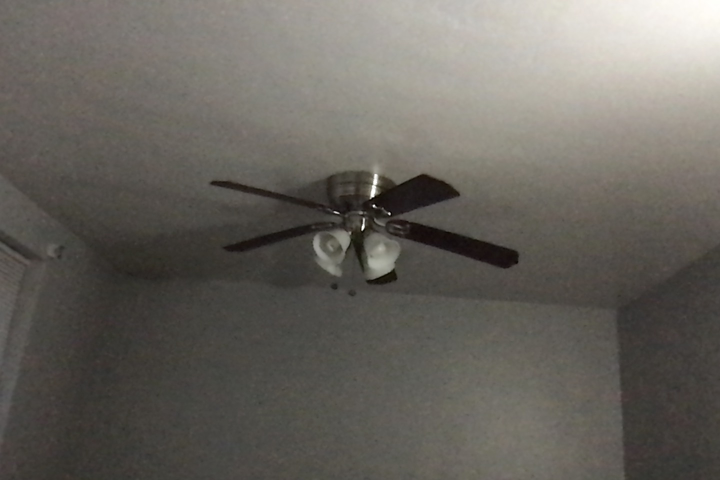
#> input picture server/db/fan.jpeg, 1440 x 960 px (shown at 1/2 size)
$ python -i zhuocv.py   (imports and definitions only)   (older library calls are emulated)
#> lines starting #> are read from the running program, lines starting #| are printed output that depends on the picture
#> further down, picture is the input picture: shape (960, 1440, 3); mean B, G, R 94.3, 100.6, 104.1
#!/usr/bin/env python
#
# Cloudlet Infrastructure for Mobile Computing
#   - Task Assistance
#
#   Author: Zhuo Chen <zhuoc@cs.cmu.edu>
#
#   Copyright (C) 2011-2013 Carnegie Mellon University
#   Licensed under the Apache License, Version 2.0 (the "License");
#   you may not use this file except in compliance with the License.
#   You may obtain a copy of the License at
#
#       http://www.apache.org/licenses/LICENSE-2.0
#
#   Unless required by applicable law or agreed to in writing, software
#   distributed under the License is distributed on an "AS IS" BASIS,
#   WITHOUT WARRANTIES OR CONDITIONS OF ANY KIND, either express or implied.
#   See the License for the specific language governing permissions and
#   limitations under the License.
#

'''
This is a simple library file for common CV tasks
'''

import cv2
import math
import numpy as np
import os
import sys
import time

current_milli_time = lambda: int(round(time.time() * 1000))

################################ BASICS ########################################
# [63 lines left out: functions ind2sub, euc_dist, color_dist, angle_dist, line_angle, super_bitwise_or and 2 more, not called in this run]

def expand(img, size, method = 'square', iterations = 1):
    kernel = generate_kernel(size, method = method)
    return cv2.dilate(img, kernel, iterations = iterations)

def shrink(img, size, method = 'square', iterations = 1):
    kernel = generate_kernel(size, method = method)
    return cv2.erode(img, kernel, iterations = iterations)

# [122 lines left out: functions raw2cv_image, cv_image2raw, mask2bool, get_mask, get_edge_point, get_DoB and 2 more, not called in this run]

def mask2cnt(mask):
    contours, hierarchy = cv2.findContours(mask, mode = cv2.RETR_CCOMP, method = cv2.CHAIN_APPROX_NONE )
    return contours[0]

# [67 lines left out: functions find_largest_CC, get_closest_contour, get_closest_blob, not called in this run]

def get_contour_center(cnt):
    p_center = cnt.mean(axis = 0)[0].astype(np.float32)
    return p_center

# [123 lines left out: functions get_small_blobs, get_big_blobs, get_square_blobs, expand_with_bound, calc_cumsum, skeletonize and 1 more, not called in this run]

def check_and_display(display_name, img, display_list, wait_time = -1, is_resize = True, resize_method = "max", resize_max = -1, resize_scale = 1, save_image = False):
    if display_name in display_list:
        display_image(display_name, img, wait_time, is_resize, resize_method, resize_max, resize_scale, save_image)

# [4 lines left out: function display_mask, not called in this run]

def check_and_display_mask(display_name, img, mask, display_list, color = (0, 255, 255), wait_time = -1, is_resize = True, resize_method = "max", resize_max = -1, resize_scale = 1, save_image = False):
    if display_name in display_list:
        display_mask(display_name, img, mask, color, wait_time, is_resize, resize_method, resize_max, resize_scale, save_image)

# [205 lines left out: functions plot_bar, vis_detections, get_border, is_roughly_square, is_roughly_convex, is_line_seg_close and 4 more, not called in this run]

def calc_triangle_area(p1, p2, p3):
    return abs((p1[0] * (p2[1] - p3[1]) + p2[0] * (p3[1] - p1[1]) + p3[0] * (p1[1] - p2[1])) / 2.0)

# [165 lines left out: functions get_rotation_degree, rotate, crop, normalize_brightness, not called in this run]

def normalize_color(img, mask_info = None, mask_apply = None, method = 'hist', max_percentile = 100, min_percentile = 0):
#> called with method = 'hist', max_percentile = 100, min_percentile = 0
    shape = img.shape
#> shape = (960, 1440, 3)
    if mask_info is None:
        mask_info = np.ones((shape[0], shape[1]), dtype=bool)
    if mask_info.dtype != np.bool:
        mask_info = mask_info.astype(bool)
    if mask_apply is None:
        mask_apply = mask_info
    if mask_apply.dtype != np.bool:
        mask_apply = mask_apply.astype(bool)
    img_ret = img.copy()
    if method == 'hist': # doesn't work well for over-exposed images
        for i in xrange(3):
            v = img[:,:,i]
            hist,bins = np.histogram(v[mask_info].flatten(),256,[0,256])
            cdf = hist.cumsum()
            cdf_m = np.ma.masked_equal(cdf,0)
            cdf_m = (cdf_m - cdf_m.min())*255/(cdf_m.max()-cdf_m.min())
            cdf = np.ma.filled(cdf_m,0).astype('uint8')
            v[mask_apply] = cdf[v[mask_apply]]
            img_ret[:,:,i] = v
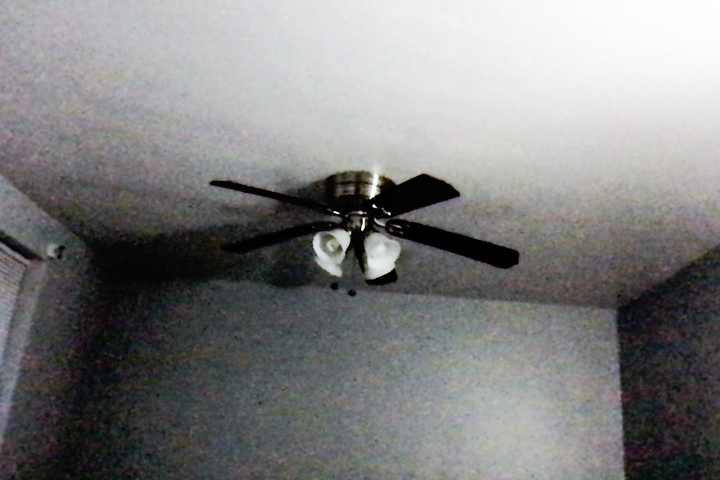
#> img_ret: shape (960, 1440, 3) (shown at 1/2 size); mean B, G, R 128.2, 128.1, 128

    elif method == 'grey':
        img = img.astype(float)
        max_rgb = 0
        for i in xrange(3):
            v = img[:,:,i]
            #print v[mask_info].mean()
            v[mask_apply] = v[mask_apply] / v[mask_info].mean()
            img[:,:,i] = v
            if v[mask_apply].max() > max_rgb:
                max_rgb = v[mask_apply].max()

        img[mask_apply, :] = img[mask_apply, :] * 255 / max_rgb
        img = img.astype(np.uint8)
        img_ret = img

    elif method == 'select_grey':
        img = img.astype(np.int64)
        mask_blue_over_exposed = (img[:,:,0] >= 250)
        mask_green_over_exposed = (img[:,:,1] >= 250)
        mask_red_over_exposed = (img[:,:,2] >= 250)
        #print("Blue over exposure: %d" % mask_blue_over_exposed.sum())
        mask_over_bright = ((img[:,:,0] + img[:,:,1] + img[:,:,2]) >= 666)
        mask_over_exposed = np.bitwise_and(super_bitwise_or((mask_blue_over_exposed, mask_green_over_exposed, mask_red_over_exposed)), mask_over_bright)
        #print("Over exposure: %d" % mask_over_bright.sum())
        mask_info = np.bitwise_and(mask_info, np.invert(mask_over_exposed))

        img = img.astype(float)
        max_rgb = 0
        for i in xrange(3):
            v = img[:,:,i]
            v[mask_apply] = v[mask_apply] / v[mask_info].mean()
            img[:,:,i] = v
            if v[mask_apply].max() > max_rgb:
                max_rgb = v[mask_apply].max()

        img[mask_apply, :] = img[mask_apply, :] * 255 / max_rgb
        img = img.astype(np.uint8)
        img = normalize_brightness(img, mask = mask_apply, max_percentile = 90, method = 'max')
        img[mask_over_exposed, 0] = 255
        img[mask_over_exposed, 1] = 255
        img[mask_over_exposed, 2] = 255
        img_ret = img

    elif method == 'max':
        #b, g, r = cv2.split(img)
        #img = cv2.merge((b, g, r))
        for i in xrange(3):
            v = img[:,:,i]
            max_v = np.percentile(v[mask], max_percentile)
            min_v = np.percentile(v[mask], min_percentile)
            v[v < min_v] = min_v
            v_ret = cv2.convertScaleAbs(v, alpha = 220.0 / (max_v - min_v), beta = -(min_v * 220.0 / (max_v - min_v) - 35))
            v_ret = v_ret[:,:,0]
            v[mask] = v_ret[mask]
            img_ret[:,:,i] = v

    return img_ret

# [224 lines left out: functions color_inrange, color_dist, detect_color, detect_colors, detect_colorful, checkBlurByGradient and 1 more, not called in this run]

def cv_img2sk_img(cv_img):
    sk_img = cv2.cvtColor(cv_img, cv2.COLOR_BGR2RGB)
    return sk_img

# [98 lines left out: functions object_detection, object_recognition, detect_face, get_face_feature, not called in this run]

>>> import cv2
>>> picture = cv2.imread('db/fan.jpeg')
>>> result = normalize_color(picture)

$ run again, on server/db/indexcard.jpeg
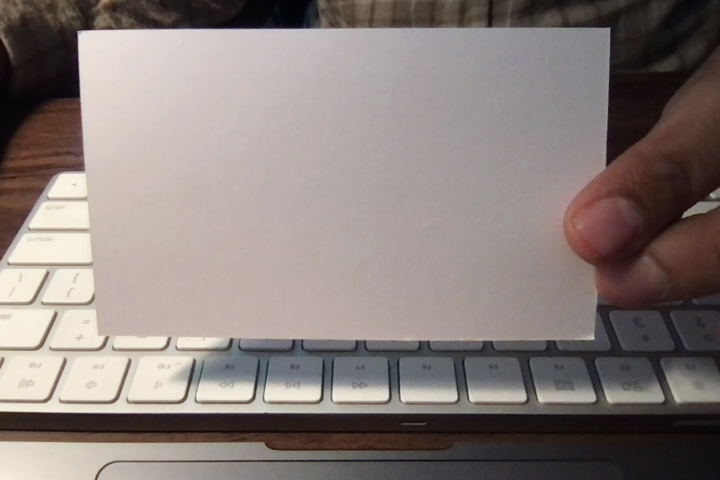
#> input picture server/db/indexcard.jpeg, 1440 x 960 px (shown at 1/2 size)
#> picture is the input picture: shape (960, 1440, 3); mean B, G, R 121.7, 125.5, 135.9
#> after the loop in normalize_color, `for i in xrange(3):`:
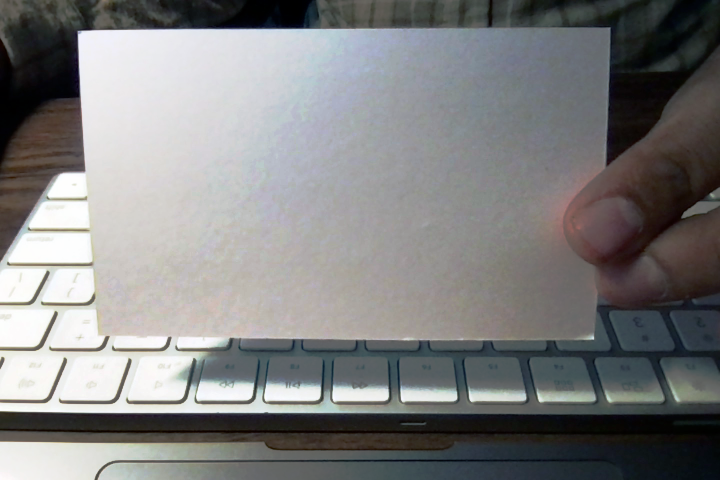
#> img_ret: shape (960, 1440, 3) (shown at 1/2 size); mean B, G, R 127.8, 127.7, 127.7
#> after the loop in normalize_color, `for i in xrange(3):`:
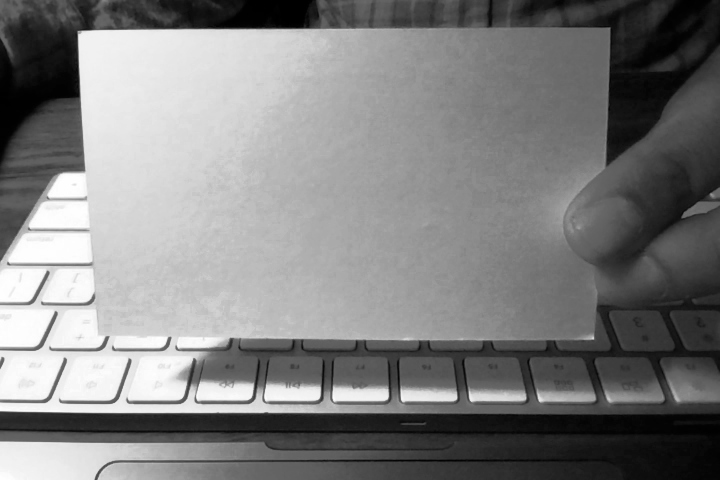
#> v: shape (960, 1440) (shown at 1/2 size); min 0, max 255, mean 127.7

$ run again, on server/db/window.jpeg
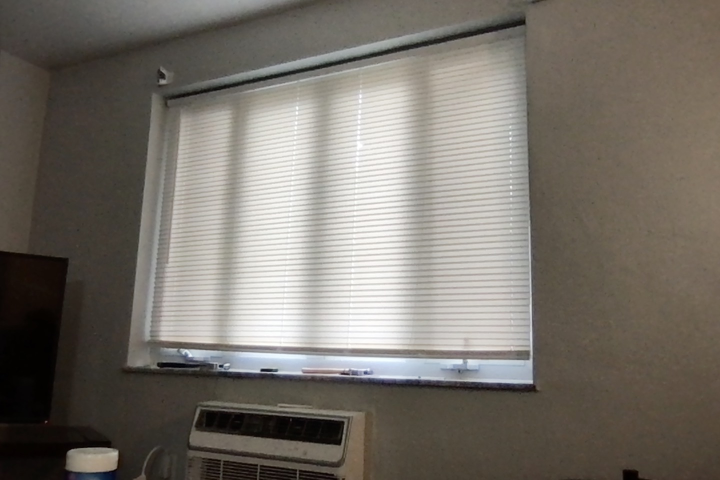
#> input picture server/db/window.jpeg, 1440 x 960 px (shown at 1/2 size)
#> picture is the input picture: shape (960, 1440, 3); mean B, G, R 105.5, 113.2, 118.8
#> after the loop in normalize_color, `for i in xrange(3):`:
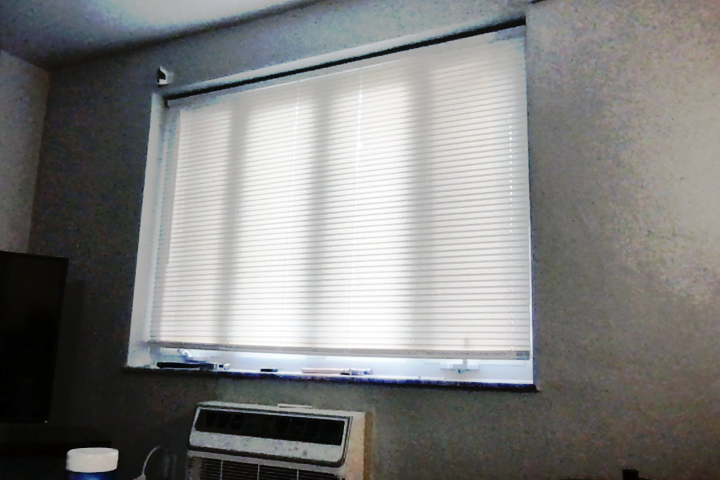
#> img_ret: shape (960, 1440, 3) (shown at 1/2 size); mean B, G, R 126.6, 127.7, 127.7
#> after the loop in normalize_color, `for i in xrange(3):`:
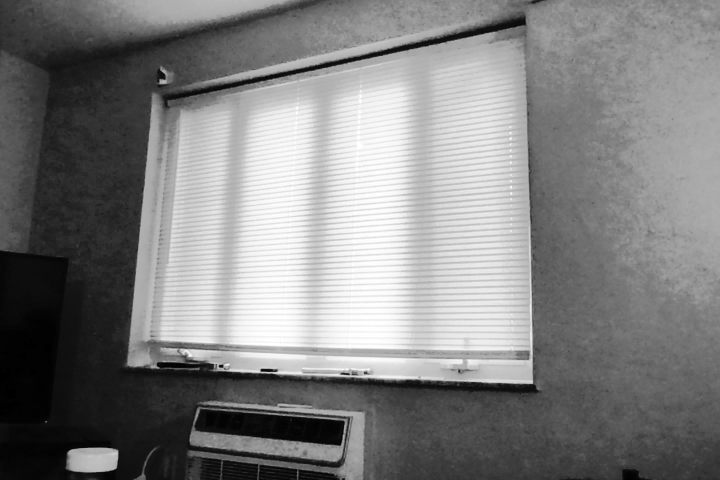
#> v: shape (960, 1440) (shown at 1/2 size); min 0, max 255, mean 127.7
